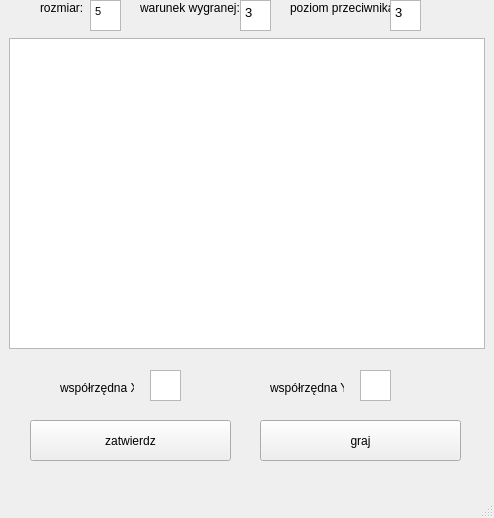
<?xml version="1.0" encoding="UTF-8"?>
<ui version="4.0">
 <class>MainWindow</class>
 <widget class="QMainWindow" name="MainWindow">
  <property name="geometry">
   <rect>
    <x>0</x>
    <y>0</y>
    <width>494</width>
    <height>518</height>
   </rect>
  </property>
  <property name="windowTitle">
   <string>Kółko i Krzyżyk</string>
  </property>
  <widget class="QWidget" name="centralWidget">
   <widget class="QTextBrowser" name="textBrowser">
    <property name="geometry">
     <rect>
      <x>9</x>
      <y>38</y>
      <width>476</width>
      <height>311</height>
     </rect>
    </property>
    <property name="font">
     <font>
      <pointsize>14</pointsize>
     </font>
    </property>
   </widget>
   <widget class="QPushButton" name="pushButton">
    <property name="geometry">
     <rect>
      <x>260</x>
      <y>420</y>
      <width>201</width>
      <height>41</height>
     </rect>
    </property>
    <property name="text">
     <string>graj</string>
    </property>
   </widget>
   <widget class="QTextEdit" name="textEdit_X">
    <property name="geometry">
     <rect>
      <x>150</x>
      <y>370</y>
      <width>31</width>
      <height>31</height>
     </rect>
    </property>
    <property name="html">
     <string>&lt;!DOCTYPE HTML PUBLIC &quot;-//W3C//DTD HTML 4.0//EN&quot; &quot;http://www.w3.org/TR/REC-html40/strict.dtd&quot;&gt;
&lt;html&gt;&lt;head&gt;&lt;meta name=&quot;qrichtext&quot; content=&quot;1&quot; /&gt;&lt;style type=&quot;text/css&quot;&gt;
p, li { white-space: pre-wrap; }
&lt;/style&gt;&lt;/head&gt;&lt;body style=&quot; font-family:'MS Shell Dlg 2'; font-size:8.25pt; font-weight:400; font-style:normal;&quot;&gt;
&lt;p style=&quot;-qt-paragraph-type:empty; margin-top:0px; margin-bottom:0px; margin-left:0px; margin-right:0px; -qt-block-indent:0; text-indent:0px;&quot;&gt;&lt;br /&gt;&lt;/p&gt;&lt;/body&gt;&lt;/html&gt;</string>
    </property>
   </widget>
   <widget class="QTextEdit" name="textEdit_Y">
    <property name="geometry">
     <rect>
      <x>360</x>
      <y>370</y>
      <width>31</width>
      <height>31</height>
     </rect>
    </property>
    <property name="html">
     <string>&lt;!DOCTYPE HTML PUBLIC &quot;-//W3C//DTD HTML 4.0//EN&quot; &quot;http://www.w3.org/TR/REC-html40/strict.dtd&quot;&gt;
&lt;html&gt;&lt;head&gt;&lt;meta name=&quot;qrichtext&quot; content=&quot;1&quot; /&gt;&lt;style type=&quot;text/css&quot;&gt;
p, li { white-space: pre-wrap; }
&lt;/style&gt;&lt;/head&gt;&lt;body style=&quot; font-family:'MS Shell Dlg 2'; font-size:8.25pt; font-weight:400; font-style:normal;&quot;&gt;
&lt;p style=&quot;-qt-paragraph-type:empty; margin-top:0px; margin-bottom:0px; margin-left:0px; margin-right:0px; -qt-block-indent:0; text-indent:0px;&quot;&gt;&lt;br /&gt;&lt;/p&gt;&lt;/body&gt;&lt;/html&gt;</string>
    </property>
   </widget>
   <widget class="QPushButton" name="zatwierdz_button">
    <property name="geometry">
     <rect>
      <x>30</x>
      <y>420</y>
      <width>201</width>
      <height>41</height>
     </rect>
    </property>
    <property name="text">
     <string>zatwierdz</string>
    </property>
   </widget>
   <widget class="QLabel" name="label">
    <property name="geometry">
     <rect>
      <x>10</x>
      <y>350</y>
      <width>471</width>
      <height>16</height>
     </rect>
    </property>
    <property name="text">
     <string/>
    </property>
   </widget>
   <widget class="QLabel" name="label_2">
    <property name="geometry">
     <rect>
      <x>60</x>
      <y>380</y>
      <width>74</width>
      <height>16</height>
     </rect>
    </property>
    <property name="text">
     <string>współrzędna X:</string>
    </property>
   </widget>
   <widget class="QLabel" name="label_3">
    <property name="geometry">
     <rect>
      <x>270</x>
      <y>380</y>
      <width>74</width>
      <height>16</height>
     </rect>
    </property>
    <property name="text">
     <string>współrzędna Y:</string>
    </property>
   </widget>
   <widget class="QLabel" name="label_4">
    <property name="geometry">
     <rect>
      <x>40</x>
      <y>0</y>
      <width>74</width>
      <height>16</height>
     </rect>
    </property>
    <property name="text">
     <string>rozmiar:</string>
    </property>
   </widget>
   <widget class="QTextEdit" name="textEdit_rozmiar">
    <property name="geometry">
     <rect>
      <x>90</x>
      <y>0</y>
      <width>31</width>
      <height>31</height>
     </rect>
    </property>
    <property name="html">
     <string>&lt;!DOCTYPE HTML PUBLIC &quot;-//W3C//DTD HTML 4.0//EN&quot; &quot;http://www.w3.org/TR/REC-html40/strict.dtd&quot;&gt;
&lt;html&gt;&lt;head&gt;&lt;meta name=&quot;qrichtext&quot; content=&quot;1&quot; /&gt;&lt;style type=&quot;text/css&quot;&gt;
p, li { white-space: pre-wrap; }
&lt;/style&gt;&lt;/head&gt;&lt;body style=&quot; font-family:'MS Shell Dlg 2'; font-size:8.25pt; font-weight:400; font-style:normal;&quot;&gt;
&lt;p style=&quot; margin-top:0px; margin-bottom:0px; margin-left:0px; margin-right:0px; -qt-block-indent:0; text-indent:0px;&quot;&gt;5&lt;/p&gt;&lt;/body&gt;&lt;/html&gt;</string>
    </property>
   </widget>
   <widget class="QTextEdit" name="textEdit_wygrana">
    <property name="geometry">
     <rect>
      <x>240</x>
      <y>0</y>
      <width>31</width>
      <height>31</height>
     </rect>
    </property>
    <property name="html">
     <string>&lt;!DOCTYPE HTML PUBLIC &quot;-//W3C//DTD HTML 4.0//EN&quot; &quot;http://www.w3.org/TR/REC-html40/strict.dtd&quot;&gt;
&lt;html&gt;&lt;head&gt;&lt;meta name=&quot;qrichtext&quot; content=&quot;1&quot; /&gt;&lt;style type=&quot;text/css&quot;&gt;
p, li { white-space: pre-wrap; }
&lt;/style&gt;&lt;/head&gt;&lt;body style=&quot; font-family:'MS Shell Dlg 2'; font-size:8.25pt; font-weight:400; font-style:normal;&quot;&gt;
&lt;p style=&quot; margin-top:0px; margin-bottom:0px; margin-left:0px; margin-right:0px; -qt-block-indent:0; text-indent:0px;&quot;&gt;&lt;span style=&quot; font-size:10pt;&quot;&gt;3&lt;/span&gt;&lt;/p&gt;&lt;/body&gt;&lt;/html&gt;</string>
    </property>
   </widget>
   <widget class="QLabel" name="label_5">
    <property name="geometry">
     <rect>
      <x>140</x>
      <y>0</y>
      <width>101</width>
      <height>16</height>
     </rect>
    </property>
    <property name="text">
     <string>warunek wygranej:</string>
    </property>
   </widget>
   <widget class="QLabel" name="label_6">
    <property name="geometry">
     <rect>
      <x>290</x>
      <y>0</y>
      <width>101</width>
      <height>16</height>
     </rect>
    </property>
    <property name="text">
     <string>poziom przeciwnika:</string>
    </property>
   </widget>
   <widget class="QTextEdit" name="textEdit_poziom">
    <property name="geometry">
     <rect>
      <x>390</x>
      <y>0</y>
      <width>31</width>
      <height>31</height>
     </rect>
    </property>
    <property name="html">
     <string>&lt;!DOCTYPE HTML PUBLIC &quot;-//W3C//DTD HTML 4.0//EN&quot; &quot;http://www.w3.org/TR/REC-html40/strict.dtd&quot;&gt;
&lt;html&gt;&lt;head&gt;&lt;meta name=&quot;qrichtext&quot; content=&quot;1&quot; /&gt;&lt;style type=&quot;text/css&quot;&gt;
p, li { white-space: pre-wrap; }
&lt;/style&gt;&lt;/head&gt;&lt;body style=&quot; font-family:'MS Shell Dlg 2'; font-size:8.25pt; font-weight:400; font-style:normal;&quot;&gt;
&lt;p style=&quot; margin-top:0px; margin-bottom:0px; margin-left:0px; margin-right:0px; -qt-block-indent:0; text-indent:0px;&quot;&gt;&lt;span style=&quot; font-size:10pt;&quot;&gt;3&lt;/span&gt;&lt;/p&gt;&lt;/body&gt;&lt;/html&gt;</string>
    </property>
   </widget>
  </widget>
  <widget class="QStatusBar" name="statusBar"/>
 </widget>
 <layoutdefault spacing="6" margin="11"/>
 <tabstops>
  <tabstop>textEdit_X</tabstop>
  <tabstop>textEdit_Y</tabstop>
  <tabstop>zatwierdz_button</tabstop>
  <tabstop>pushButton</tabstop>
  <tabstop>textEdit_rozmiar</tabstop>
  <tabstop>textEdit_wygrana</tabstop>
  <tabstop>textEdit_poziom</tabstop>
  <tabstop>textBrowser</tabstop>
 </tabstops>
 <resources/>
 <connections/>
</ui>
